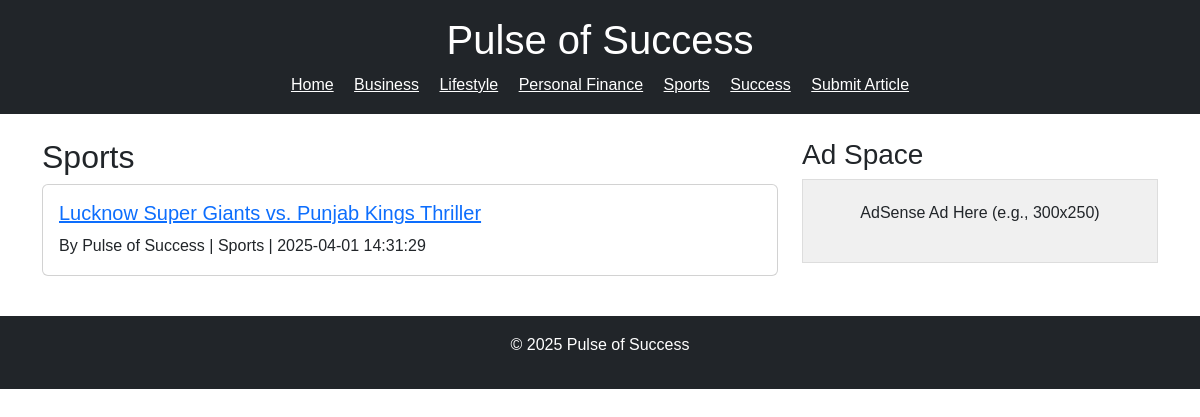
Page /category/Sports on the committed database.
### tables this page shows
CREATE TABLE articles (
                 id INTEGER PRIMARY KEY AUTOINCREMENT,
                 title TEXT NOT NULL,
                 author TEXT NOT NULL,
                 category TEXT NOT NULL,
                 content TEXT NOT NULL,
                 image_path TEXT,
                 timestamp TEXT);

### app.py (the view)
@app.route('/category/<category>')
def category_view(category):
    articles = load_articles(category)
    categories = ['Business', 'Lifestyle', 'Personal Finance', 'Sports', 'Success']
    return render_template('index.html', articles=articles, categories=categories, current_category=category)

### app.py (called while the page is built)
def load_articles(category=None):
    conn = sqlite3.connect('pulse_of_success.db')
    c = conn.cursor()
    if category:
        c.execute("SELECT id, title, author, category, image_path, timestamp FROM articles WHERE category = ? ORDER BY timestamp DESC", (category,))
    else:
        c.execute("SELECT id, title, author, category, image_path, timestamp FROM articles ORDER BY timestamp DESC")
    articles = [{'id': row[0], 'title': row[1], 'author': row[2], 'category': row[3], 'image_path': row[4], 'timestamp': row[5]} for row in c.fetchall()]
    conn.close()
    return articles

### templates/index.html (shortened to what this page needs)
<!DOCTYPE html>
<html lang="en">
<head>
    <link href="https://cdn.jsdelivr.net/npm/bootstrap@5.3.0/dist/css/bootstrap.min.css" rel="stylesheet">
    <link rel="stylesheet" href="{{ url_for('static', filename='style.css') }}">
</head>
<body>
    <header class="bg-dark text-white text-center py-3">
        <h1>Pulse of Success</h1>
        <nav>
            <a href="/" class="text-white mx-2">Home</a>
            {% for category in categories %}
            <a href="{{ url_for('category_view', category=category) }}" class="text-white mx-2">{{ category }}</a>
            {% endfor %}
            <a href="/submit" class="text-white mx-2">Submit Article</a>
        </nav>
    </header>
    <div class="container my-4">
        <div class="row">
            <div class="col-md-8">
                <h2>{{ current_category if current_category else 'Latest Articles' }}</h2>
                {% for article in articles %}
                <div class="card mb-3">
                    <div class="card-body">
                        <h5 class="card-title"><a href="{{ url_for('article_detail', article_id=article.id) }}">{{ article.title }}</a></h5>
                        <p class="card-text">By {{ article.author }} | {{ article.category }} | {{ article.timestamp }}</p>
                    </div>
                </div>
                {% endfor %}
            </div>
            <div class="col-md-4">
                <h3>Ad Space</h3>
                <div class="ad-placeholder">
                    <p>AdSense Ad Here (e.g., 300x250)</p>
                </div>
            </div>
        </div>
    </div>
    <footer class="bg-dark text-white text-center py-3">
        <p>© 2025 Pulse of Success</p>
    </footer>
</body>
</html>

### static/style.css (style rules this page uses)
body { font-family: Arial, sans-serif; line-height: 1.6; }
.ad-placeholder { background-color: #f0f0f0; padding: 20px; text-align: center; border: 1px solid #ddd; margin-bottom: 20px; }

### rows in the picture
articles: category "Sports", title "Lucknow Super Giants vs. Punjab Kings Thriller", author "Pulse of Success", timestamp "2025-04-01 14:31:29"

### other values in the picture
{{ category }} "Business" "Lifestyle" "Personal Finance" "Sports" "Success"
